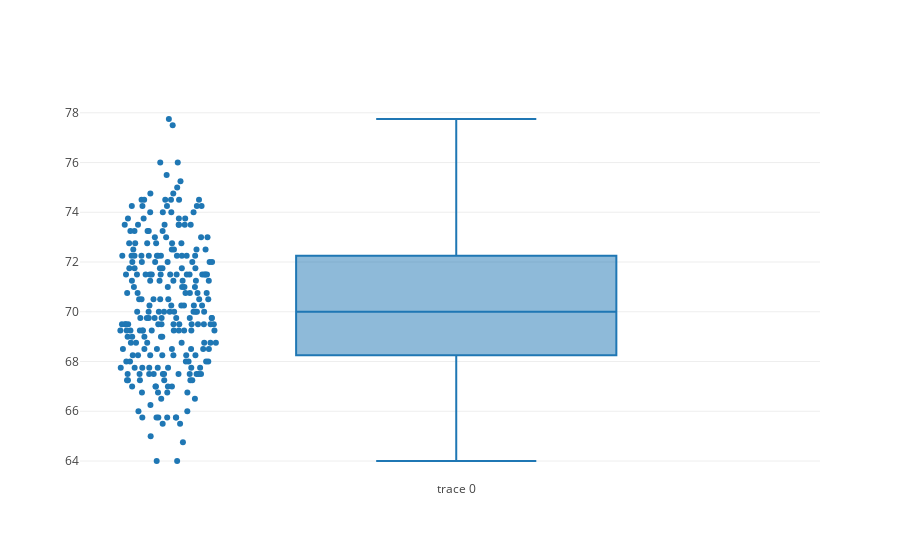

Write notebook code for a chart like this one.
### Code cell
init_notebook_mode(connected=True)
import plotly.plotly as py
import plotly.graph_objs as go

data = [
    go.Box(
        y=datos.estatura,
        boxpoints='all',
        jitter=0.3,
        pointpos=-1.8
    )
]
iplot(data)

### Figure 1 — Plotly figure (JSON) as saved in the notebook; plotly's stock layout.template omitted (floating-point values rounded to 4 significant figures; data arrays with more than 128 entries replaced by an {"elided": "..."} marker saying what was removed)
{"data": [{"boxpoints": "all", "jitter": 0.3, "pointpos": -1.8, "type": "box", "uid": "1f16b548-a5da-4c33-afea-6f6a88b70746", "y": {"elided": "252 float values"}}], "layout": {}}
